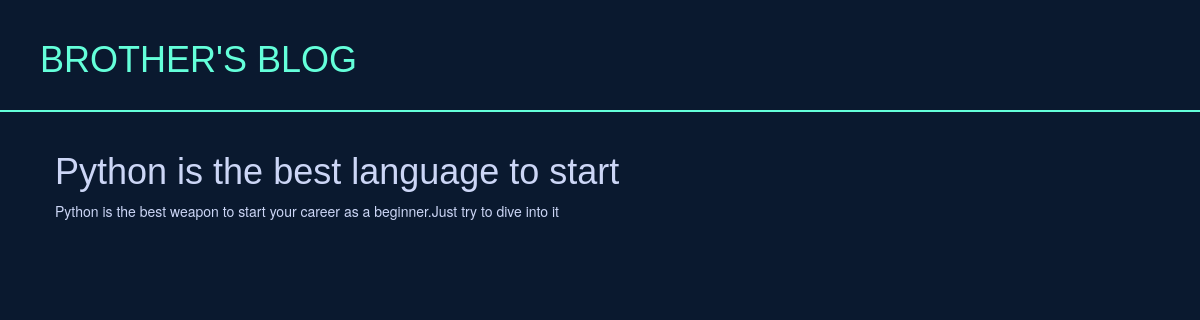
/post/1/, run on an earlier commit of the app's database.
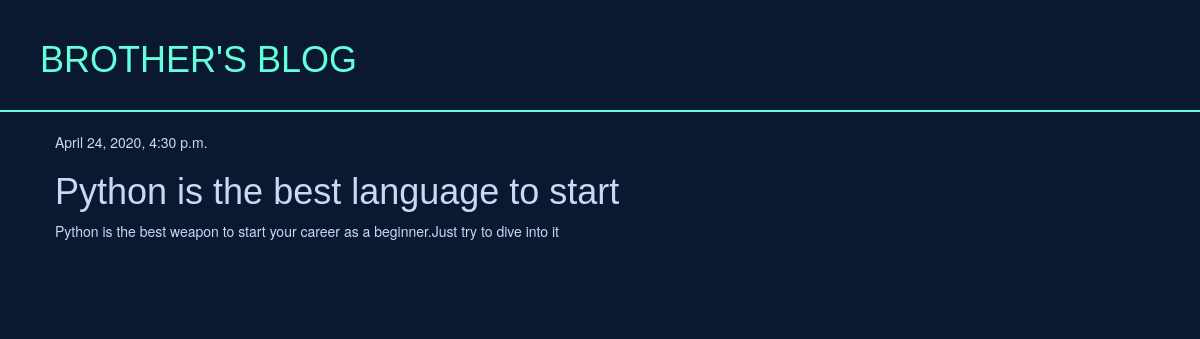
And on a later commit of the database.
### blog/models.py (models this page shows, shortened)
class Post(models.Model):
    author=models.ForeignKey('auth.User',on_delete=models.CASCADE)
    title=models.CharField(max_length=200)
    text=models.TextField()
    created_date=models.DateField(default=timezone.now)
    published_date=models.DateTimeField(blank=True,null=True)

### blog/views.py (the view)
# urls.py: path('post/<int:pk>/',views.post_detail,name='post_detail')
def post_detail(request,pk):
    post=get_object_or_404(Post,pk=pk)
    stuff_for_frontend={'post':post}
    return render(request,'blog/post_detail.html',stuff_for_frontend)

### blog/templates/blog/post_detail.html
{% extends 'blog/base.html' %}
{% block content %}
         <div class="post">
            {% if post.published_date %}
            <div class="date">
              {{ post.published_date }}
            </div>
            {% endif %}
            <h1>{{ post.title }}</h1>
            <p>{{ post.text|linebreaksbr }}</p>
         </div>
   {% endblock %}

### blog/templates/blog/base.html (shortened to what this page needs)
{% load staticfiles %}
<!DOCTYPE html>
<html lang="en">
  <head>
    <link
      rel="stylesheet"
      href="https://maxcdn.bootstrapcdn.com/bootstrap/3.3.7/css/bootstrap.min.css"
/>
      <link rel="stylesheet" href="{% static 'css/blog.css' %}">
  </head>
  <body>
    <div class="page-header">
      <h1><a href="{% url 'post_list' %}">BROTHER'S BLOG</a></h1>
    </div>
    <div class="content container">
      <div class="row">
        <div class="col-md-8">
          {% block content %} {% endblock %}
        </div>
      </div>
    </div>
  </body>
</html>

### blog/static/css/blog.css (style rules this page uses)
body { background-color: #0A192F; }
.page-header { margin-top: 0; padding: 20px 20px 20px 40px; border-bottom: 2px solid #64ffda; }
.page-header h1, .page-header h1 a { color:#64ffda; font-size: 36px; text-decoration: none; }
.content { margin-left: 40px; }
h1,h2,h3,h4 { font-family: 'Inconsolate',sans-serif; color: #CCD6F6; }
.date { color:#CCD6F6; }
.post { margin-bottom: 70px; }
p { color: #CCD6F6; }

What changed in the data, as far as the page shows it:
changed Post "Python is the best language to start": published_date (not shown) → "April 24, 2020, 4:30 p.m."
